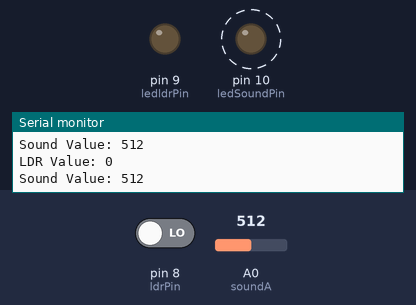
A sketch run on a simulated Arduino Uno, built with avr-gcc and run on an emulated ATmega328P. Shown: output pins drawn as LEDs (lit = HIGH), the last lines printed to the serial monitor. Dashed ring = blinking. The test bench sets the inputs (shaded band); at power-on: pin 8 (ldrPin) LOW, A0 (soundA) = 512.

Above: at 0.6 s.
1.3 s: pin 8 (ldrPin) driven HIGH
At 1.8 s:
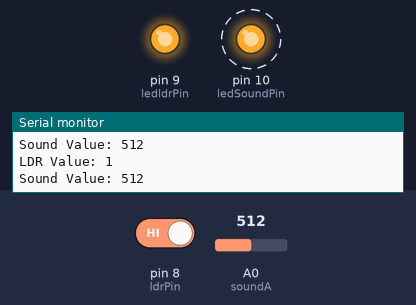
4.3 s: A0 (soundA) set to 95
7.3 s: A0 (soundA) set to 80
At 7.3 s:
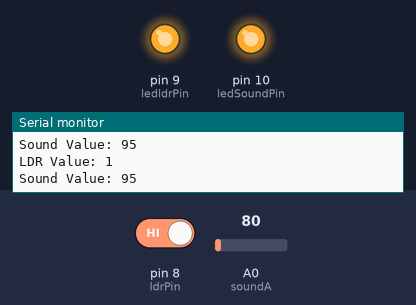
8.8 s: A0 (soundA) set to 100
At 11.7 s:
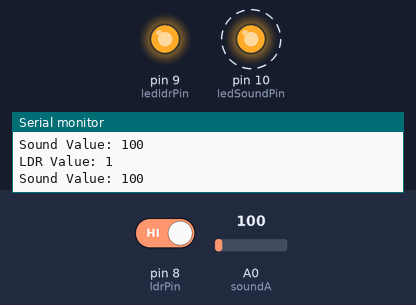
11.8 s: A0 (soundA) set to 0
At 12.5 s:
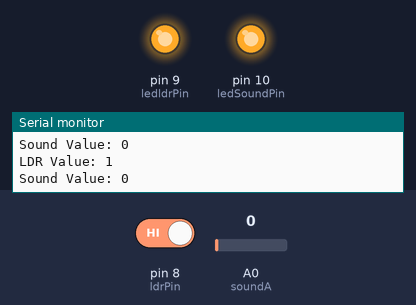
Timing chart, 0 to 14.3 s (numbered marks = the images above; inputs shaded):
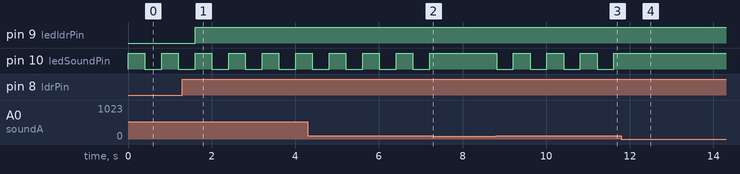

Measured:
- the behaviour switches between 91 and 90 on A0 (soundA) (found by bisection; images 1 and 2)
- after the input at 1.3 s, pin 9 (ledldrPin): LOW → HIGH after 0.30 s
- after the input at 7.3 s, pin 10 (ledSoundPin): stays HIGH (without the input it goes to LOW after 0.31 s)
- after the input at 8.8 s, pin 10 (ledSoundPin): alternates HIGH for 0.40 s and LOW for 0.40 s, starting at once
- after the input at 11.8 s, pin 10 (ledSoundPin): stops changing and stays HIGH
- by itself, pin 10 (ledSoundPin): alternates HIGH for 0.40 s and LOW for 0.40 s

The sketch:

light-module.ino
```cpp
// Pin Definitions
const int ldrPin = 8;       // LDR module digital pin
const int ledldrPin = 9;    // LED controlled by LDR
const int soundPin = 7;     // Sound sensor digital pin
const int soundA = A0;      // Sound sensor analog pin (optional)
const int ledSoundPin = 10; // LED controlled by sound sensor

// Variables
bool soundLightState = false; // To track LED state for sound sensor
int soundThreshold = 90;     // Threshold for sound detection (adjust as needed)

void setup() {
  // Pin Modes
  pinMode(ldrPin, INPUT);
  pinMode(ledldrPin, OUTPUT);
  pinMode(soundPin, INPUT);
  pinMode(soundA, INPUT);
  pinMode(ledSoundPin, OUTPUT);

  // Initialize LEDs to off
  digitalWrite(ledldrPin, LOW);
  digitalWrite(ledSoundPin, LOW);

  // Serial Monitor for Debugging
  Serial.begin(9600);
}

void loop() {
  // LDR Sensor Control
  int ldrValue = digitalRead(ldrPin);
  Serial.print("LDR Value: ");
  Serial.println(ldrValue);

  if (ldrValue == HIGH) {
    digitalWrite(ledldrPin, HIGH); // Turn on LED if it's dark
  } else {
    digitalWrite(ledldrPin, LOW); // Turn off LED if it's bright
  }

  // Sound Sensor Control
  int soundValue = analogRead(soundA); // Read analog sound intensity
  Serial.print("Sound Value: ");
  Serial.println(soundValue);

  if (soundValue > soundThreshold) {
    // Toggle LED state when sound threshold is exceeded
    soundLightState = !soundLightState;
    digitalWrite(ledSoundPin, soundLightState ? HIGH : LOW);
    delay(300); // Debounce to prevent multiple triggers for a single sound
  }

  delay(100); // General loop delay
}
```
